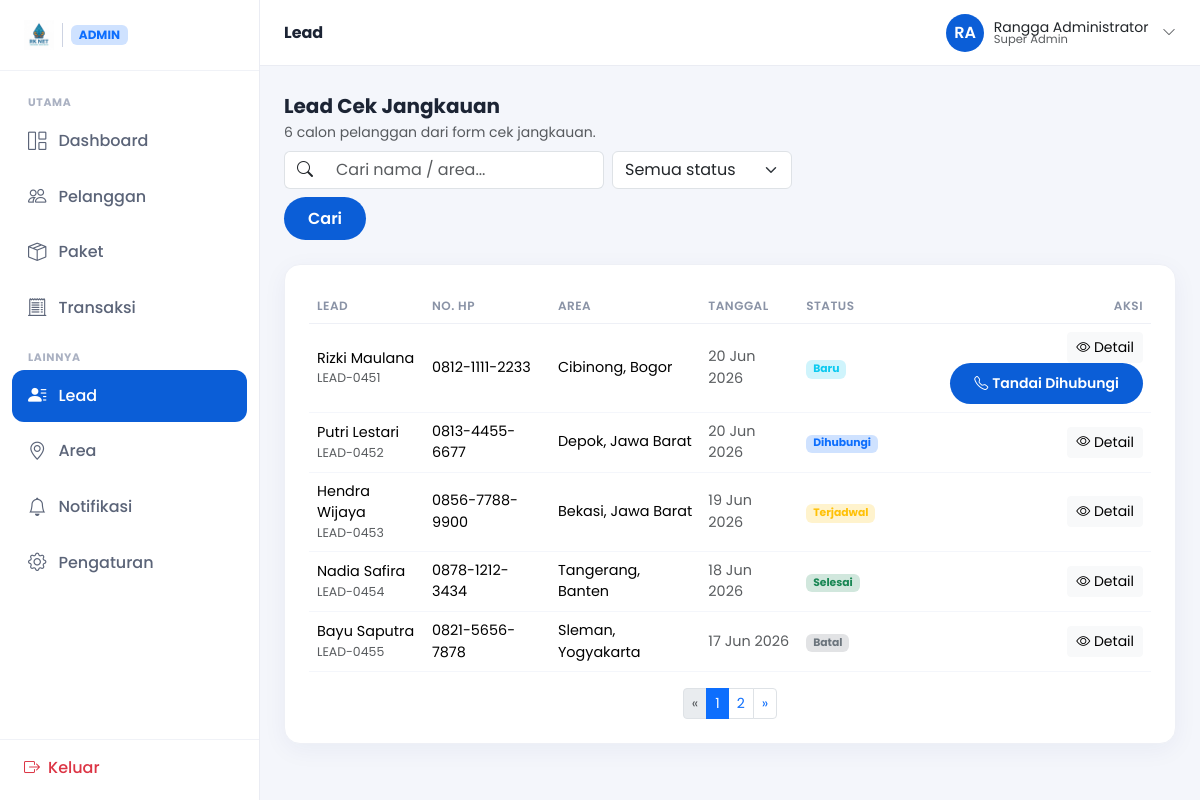
Screenshot of /admin/lead.php (signed in) with the database file from the repository.
### tables this page shows
CREATE TABLE prospek (
    id        VARCHAR(20) PRIMARY KEY,
    nama      VARCHAR(100) NOT NULL,
    hp        VARCHAR(30)  NOT NULL,
    area      VARCHAR(120) NOT NULL,
    tanggal   VARCHAR(20)  NOT NULL,
    status    VARCHAR(20)  NOT NULL DEFAULT 'baru'
);

### auth.php (called while the page is built, shortened)
<?php
function idAdminSaatIni(): ?int
{
    return isset($_SESSION['admin_id']) ? (int) $_SESSION['admin_id'] : null;
}

### db.php (called while the page is built, shortened)
<?php
function db(): mysqli
{
    static $db = null;
    if ($db !== null) return $db;
    try {
        $db = new mysqli(DB_HOST, DB_USER, DB_PASS, DB_NAME, DB_PORT);
        $db->set_charset('utf8mb4');
    } catch (mysqli_sql_exception $e) {
        pesanErrorDb('Koneksi database gagal.',
            'Pastikan MySQL berjalan di port ' . DB_PORT . ' dan database <code>' . DB_NAME . '</code> sudah dibuat.');
    }
    return $db;
}
function stmtSiap(string $sql, array $params): mysqli_stmt
{
    $stmt = db()->prepare($sql);
    if ($params) {
        $tipe = '';
        foreach ($params as $p) {
            $tipe .= is_int($p) ? 'i' : (is_float($p) ? 'd' : 's');
        }
        $ref = [$tipe];
        foreach ($params as $i => $v) {
            $ref[] = &$params[$i];
        }
        call_user_func_array([$stmt, 'bind_param'], $ref);
    }
    $stmt->execute();
    return $stmt;
}
function kueri(string $sql, array $params = []): array
{
    return stmtSiap($sql, $params)->get_result()->fetch_all(MYSQLI_ASSOC);
}
function kueriSatu(string $sql, array $params = []): ?array
{
    $baris = stmtSiap($sql, $params)->get_result()->fetch_assoc();
    return $baris ?: null;
}
function kueriNilai(string $sql, array $params = [])
{
    $baris = stmtSiap($sql, $params)->get_result()->fetch_row();
    return $baris ? $baris[0] : null;
}

### admin-config.php (called while the page is built, shortened)
<?php
require_once __DIR__ . '/helpers.php';
require_once __DIR__ . '/db.php';
require_once __DIR__ . '/auth.php';
require_once __DIR__ . '/pagination.php';
$admin = kueriSatu("SELECT nama, email, peran FROM admin WHERE id = ?", [idAdminSaatIni()]);

### helpers.php (called while the page is built, shortened)
<?php
if (!function_exists('badgeStatus')) {
    function badgeStatus(string $status): array
    {
        return match ($status) {
            'lunas'      => ['kelas' => 'bg-success-subtle text-success',     'label' => 'Telah Dibayar'],
            'menunggu'   => ['kelas' => 'bg-warning-subtle text-warning',     'label' => 'Menunggu Pembayaran'],
            'aktif'      => ['kelas' => 'bg-success-subtle text-success',     'label' => 'Aktif'],
            'nonaktif'   => ['kelas' => 'bg-secondary-subtle text-secondary', 'label' => 'Nonaktif'],
            'baru'       => ['kelas' => 'bg-info-subtle text-info',           'label' => 'Baru'],
            'dihubungi'  => ['kelas' => 'bg-primary-subtle text-primary',     'label' => 'Dihubungi'],
            'terjadwal'  => ['kelas' => 'bg-warning-subtle text-warning',     'label' => 'Terjadwal'],
            'selesai'    => ['kelas' => 'bg-success-subtle text-success',     'label' => 'Selesai'],
            'batal'      => ['kelas' => 'bg-secondary-subtle text-secondary', 'label' => 'Batal'],
            'tercakup'   => ['kelas' => 'bg-success-subtle text-success',     'label' => 'Tercakup'],
            'segera'     => ['kelas' => 'bg-warning-subtle text-warning',     'label' => 'Segera'],
            'terkirim'   => ['kelas' => 'bg-success-subtle text-success',     'label' => 'Terkirim'],
            'draft'      => ['kelas' => 'bg-secondary-subtle text-secondary', 'label' => 'Draft'],
            default      => ['kelas' => 'bg-secondary-subtle text-secondary', 'label' => ucfirst($status)],
        };
    }
}

### admin/lead.php (the view, shortened to what this page needs)
<?php
require __DIR__ . '/../admin-config.php';
$judulHalaman = 'Lead';
$cari   = trim($_GET['cari'] ?? '');
$klausa = [];
$params = [];
$where = $klausa ? ('WHERE ' . implode(' AND ', $klausa)) : '';
$sqlBase  = "SELECT id, nama, hp, area, tanggal, status FROM prospek $where ORDER BY id";
$sqlCount = "SELECT COUNT(*) FROM prospek $where";
$hasil = ambilPaginasi($sqlBase, $sqlCount, $params);
?>
<!DOCTYPE html>
<html lang="id">
<?php include __DIR__ . '/partials/shell-head.php'; ?>
<?php include __DIR__ . '/partials/shell-open.php'; ?>
  <div class="d-flex flex-wrap gap-2 align-items-center justify-content-between mb-4">
    <div>
      <h5 class="fw-700 mb-1">Lead Cek Jangkauan</h5>
      <p class="text-muted small mb-0"><?= $hasil['total'] ?> calon pelanggan dari form cek jangkauan.</p>
    </div>
    <form method="get" class="d-flex flex-wrap gap-2">
      <div class="input-group cari-pelanggan">
        <span class="input-group-text bg-white"><i class="bi bi-search"></i></span>
        <input type="text" name="cari" class="form-control" placeholder="Cari nama / area..." value="<?= htmlspecialchars($cari) ?>">
      </div>
      <select name="status" class="form-select" style="max-width:180px" onchange="this.form.submit()">
        <option value="">Semua status</option>
      </select>
      <button type="submit" class="btn btn-rk">Cari</button>
    </form>
  </div>
  <div class="kartu kartu-pad">
    <div class="table-responsive">
      <table class="table align-middle mb-0 tabel-portal">
        <thead>
          <tr><th>Lead</th><th>No. HP</th><th>Area</th><th>Tanggal</th><th>Status</th><th class="text-end">Aksi</th></tr>
        </thead>
        <tbody>
          <?php foreach ($hasil['baris'] as $l): $b = badgeStatus($l['status']); ?>
          <tr>
            <td>
              <div class="fw-600"><?= htmlspecialchars($l['nama']) ?></div>
              <div class="text-muted" style="font-size:.78rem"><?= htmlspecialchars($l['id']) ?></div>
            </td>
            <td><?= htmlspecialchars($l['hp']) ?></td>
            <td><?= htmlspecialchars($l['area']) ?></td>
            <td class="text-muted small"><?= htmlspecialchars($l['tanggal']) ?></td>
            <td><span class="badge <?= $b['kelas'] ?>"><?= $b['label'] ?></span></td>
            <td class="text-end">
              <button type="button" class="btn btn-sm btn-light btn-detail-lead"
                data-id="<?= htmlspecialchars($l['id']) ?>"
                data-nama="<?= htmlspecialchars($l['nama']) ?>"
                data-hp="<?= htmlspecialchars($l['hp']) ?>"
                data-area="<?= htmlspecialchars($l['area']) ?>"
                data-tanggal="<?= htmlspecialchars($l['tanggal']) ?>"
                data-status="<?= htmlspecialchars($b['label']) ?>"
                data-bs-toggle="modal" data-bs-target="#modalDetailLead">
                <i class="bi bi-eye"></i> Detail
              </button>
              <?php if ($l['status'] === 'baru'): ?>
                <form method="post" action="aksi-lead.php" class="d-inline">
                  <button type="submit" class="btn btn-sm btn-rk"><i class="bi bi-telephone me-1"></i>Tandai Dihubungi</button>
                </form>
              <?php endif; ?>
            </td>
          </tr>
          <?php endforeach; ?>
        </tbody>
      </table>
    </div>
  </div>
<?php include __DIR__ . '/partials/shell-close.php'; ?>

### admin/partials/topbar.php (shortened to what this page needs)
<?php
$inisial = '';
foreach (explode(' ', trim($admin['nama'])) as $kata) {
    if ($kata !== '') $inisial .= mb_substr($kata, 0, 1);
}
$inisial = mb_strtoupper(mb_substr($inisial, 0, 2));
?>
<header class="portal-topbar">
  <div class="kiri">
    <h6 class="mb-0 fw-700"><?= htmlspecialchars($judulHalaman ?? 'Admin') ?></h6>
  </div>
  <div class="kanan">
    <div class="dropdown">
      <button class="topbar-user btn p-0 border-0 bg-transparent" data-bs-toggle="dropdown" aria-expanded="false">
        <span class="ava"><?= htmlspecialchars($inisial) ?></span>
        <span class="d-none d-sm-flex flex-column text-start lh-1">
          <span class="fw-600 small"><?= htmlspecialchars($admin['nama']) ?></span>
          <span class="text-muted" style="font-size:.72rem"><?= htmlspecialchars($admin['peran']) ?></span>
        </span>
        <i class="bi bi-chevron-down small text-muted ms-1"></i>
      </button>
    </div>
  </div>
</header>

### assets/css/style.css (style rules this page uses)
:root { --rk-blue:#0B5ED7; --rk-blue-dark:#06256E; --rk-blue-soft:#E8F0FE; --rk-cyan:#36C5F0; }
* { scroll-behavior:smooth }
body { font-family:'Poppins',system-ui,sans-serif;color:#1c2434 }
.btn-rk { background:var(--rk-blue);color:#fff;border-radius:50rem;padding:.6rem 1.5rem;font-weight:600;border:0;transition:.2s }
.fw-700 { font-weight:700 }

### assets/css/portal.css (style rules this page uses)
body.portal { background:#f4f6fb;font-family:'Poppins',system-ui,sans-serif;color:#1c2434 }
.portal-topbar { background:#fff;border-bottom:1px solid #eaecf3;padding:.85rem 1.5rem; display:flex;align-items:center;justify-content:space-between;position:sticky;top:0;z-index:1020 }
.portal-topbar .kiri { display:flex;align-items:center;gap:.75rem }
.portal-topbar .kanan { display:flex;align-items:center;gap:.5rem }
.topbar-user { display:flex;align-items:center;gap:.6rem;padding:.25rem .35rem .25rem .85rem }
.topbar-user .ava { width:38px;height:38px;border-radius:50%;background:var(--rk-blue);color:#fff;display:flex;align-items:center;justify-content:center;font-weight:600 }
.kartu { background:#fff;border:1px solid #eef0f6;border-radius:1rem;box-shadow:0 6px 24px rgba(6,37,110,.05) }
.kartu-pad { padding:1.5rem }
.tabel-portal thead th { font-size:.75rem;text-transform:uppercase;letter-spacing:.5px;color:#8a93a6;font-weight:600;border-bottom:1px solid #eef0f6 }
.tabel-portal td { border-bottom:1px solid #f4f6fb;font-size:.9rem }
.cari-pelanggan { max-width:320px }
.cari-pelanggan .input-group-text { border-right:0 }
.cari-pelanggan .form-control { border-left:0 }

### rows the page displays
prospek: nama "Rizki Maulana", id "LEAD-0451", hp "0812-1111-2233", area "Cibinong, Bogor", tanggal "20 Jun 2026", status "Baru"
prospek: nama "Putri Lestari", id "LEAD-0452", hp "0813-4455-6677", area "Depok, Jawa Barat", tanggal "20 Jun 2026", status "Dihubungi"
prospek: nama "Hendra Wijaya", id "LEAD-0453", hp "0856-7788-9900", area "Bekasi, Jawa Barat", tanggal "19 Jun 2026", status "Terjadwal"
prospek: nama "Nadia Safira", id "LEAD-0454", hp "0878-1212-3434", area "Tangerang, Banten", tanggal "18 Jun 2026", status "Selesai"
prospek: nama "Bayu Saputra", id "LEAD-0455", hp "0821-5656-7878", area "Sleman, Yogyakarta", tanggal "17 Jun 2026", status "Batal"

### other values shown
$grup "UTAMA"
$menu[0] "Dashboard"
$menu[0] "Pelanggan"
$menu[0] "Paket"
$menu[0] "Transaksi"
$grup "LAINNYA"
$menu[0] "Lead"
$menu[0] "Area"
$menu[0] "Notifikasi"
$menu[0] "Pengaturan"
$judulHalaman "Lead"
$inisial "RA"
$admin['nama'] "Rangga Administrator"
$admin['peran'] "Super Admin"
$hasil['total'] "6"
